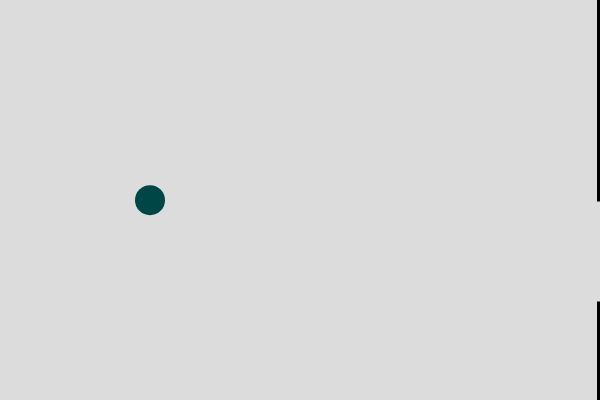
Frame 1 (no input)
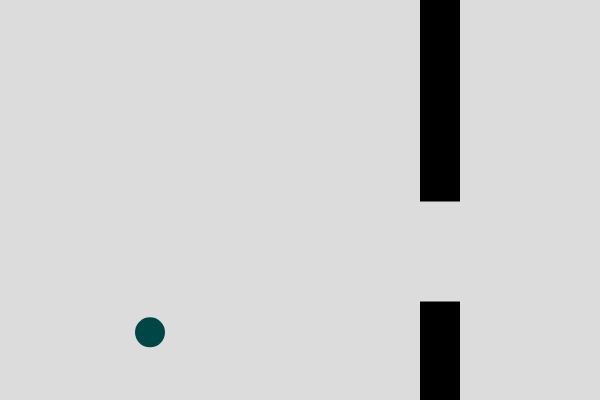
Frame 60 (no input)
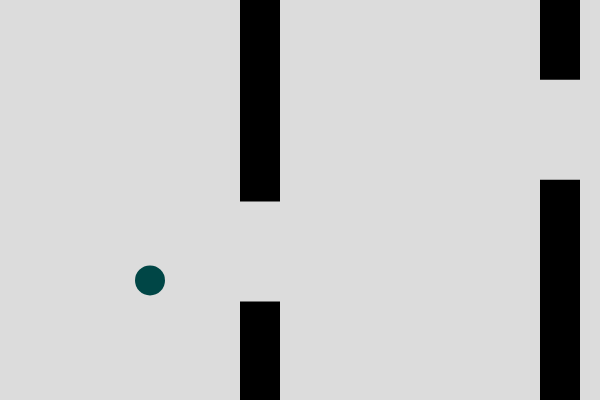
Frame 120 (the mouse pressed at the canvas centre since frame 60)

The p5.js sketch that drew these frames (run headless with seeded random() and noise() and a simulated clock; from frame 60 on, the mouse is pressed at the canvas centre):

// p5.js sketch
// ── sketch.js
var bird;
var nrPipes=2;
var pipes=[];
var c=true;
function setup() {
	createCanvas(600, 400);
	bird=new Bird();
	noStroke();
	bird.update();
	for(var i=0;i<nrPipes;i++) {
		pipes[i]=new Pipe(width+i*(width/nrPipes));
	}
}

function draw() {
	background(220);
	bird.jump();
	bird.update();
	bird.col();
	bird.show();
	for(var i=0;i<pipes.length;i++) {
		pipes[i].update();
		pipes[i].show();
		if(pipes[i].out()) {
			pipes[i]=new Pipe(width);
		}
	}
	if(!bird.alive) {
		fill(100);
		textAlign(CENTER);
		text('YOU ARE DEAD',width/2,height/2);
	}
}
function Bird() {
	this.vel=0;
	this.acc=0.07;
	this.y=height/2;
	this.x=width/4;
	this.rad=15;
	this.alive=true;
	this.update=() => {
		this.vel+=this.acc;
		this.y+=this.vel;
		if(this.y>=height){
			this.y=height;
			this.vel=0;
		}
		if(this.y<=0){
			this.y=0;
			this.vel=0;
		}
	}
	this.show=() => {
		fill(0,70,70);
		ellipse(this.x,this.y,this.rad*2);
	}
	this.jump=() => {
		if((mouseIsPressed || (keyIsPressed && key==" ")) && this.alive) {
			if(c){
				this.vel=-3;
				c=false;
			}
		}else{
			c=true;
		}
	}
	var n=this;
	this.col=() => {
		var t=false;
		for(var i=0;i<pipes.length;i++) {
			if(collis(n.x,n.y,pipes[i].x,0,pipes[i].w,pipes[i].upY)<n.rad) {
				t=true;
			}
			if(collis(n.x,n.y,pipes[i].x,pipes[i].downY,pipes[i].w,height-pipes[i].upY)<n.rad) {
				t=true;
			}
		}
		if(t) {
			this.alive=false;
			if(this.vel<0) {
				this.vel=0;
			}
		}
	}
}
function Pipe(x) {
	this.x=x;
	this.upY=random(30,height-130);
	this.downY=this.upY+100;
	this.w=40;
	this.update=() => {
		if(bird.alive) {
			this.x-=3;
		}
	}
	this.show=() => {
		fill(0);
		rect(this.x,0,this.w,this.upY);
		rect(this.x,this.downY,this.w,height-this.downY);
	}
	this.out=() => {
		var o=false;
		if(this.x+this.w<=0) {
			o=true;
		}
		return o;
	}
}
function collis(X1,Y1,X2,Y2,W,H) {
	var s;
	var elX=X1;
	var elY=Y1;
	var r={
		x1:X2,
		y1:Y2,
		x2:X2+W,
		y2:Y2+H,
		w:W,
		h:H
	}
	if(!(elX>r.x1 && elX<r.x2 && elY>r.y1 && elY<r.y2)) {
		if(elX<r.x1 && elY>r.y1 && elY<r.y2) {
			s=dist(elX,elY,r.x1,elY);
		}
		if(elX>r.x2 && elY>r.y1 && elY<r.y2) {
			s=dist(elX,elY,r.x2,elY);
		}
		if(elY<r.y1 && elX>r.x1 && elX<r.x2) {
			s=dist(elX,elY,elX,r.y1);
		}
		if(elY>r.y2 && elX>r.x1 && elX<r.x2) {
			s=dist(elX,elY,elX,r.y2);
		}
		if(elX<r.x1 && elY<r.y1) {
			s=dist(elX,elY,r.x1,r.y1);
		}
		if(elX>r.x2 && elY<r.y1) {
			s=dist(elX,elY,r.x2,r.y1);
		}
		if(elX>r.x2 && elY>r.y2) {
			s=dist(elX,elY,r.x2,r.y2);
		}
		if(elX<r.x1 && elY>r.y2) {
			s=dist(elX,elY,r.x1,r.y2);
		}
	}else{
		s=0;
	}
	return s;
} 
